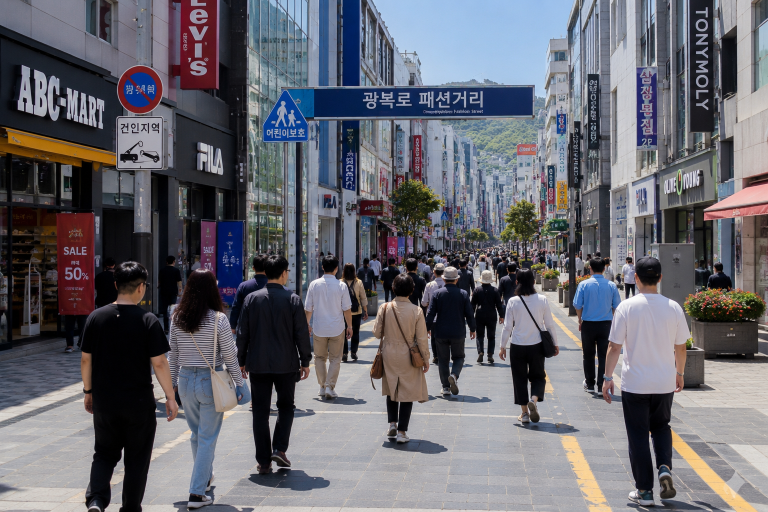
#> input picture data/cases/gwangbokro-demo/input/crowd_image.png, 1536 x 1024 px (shown at 1/2 size)
$ python label_flood_water.py --folder ../data/cases/gwangbokro-demo/input
#> lines starting #> are read from the running program, lines starting #| are printed output that depends on the picture
### src/tot_dashboard/common/video_io.py
"""Generic video/image/folder source I/O helpers.

Ported from underpath_flood_dashboard's ``src/video_processor.py`` — only the
source-agnostic probing/sampling functions, none of which are flood-specific.
The ``Pipeline``/``FrameResult`` orchestration classes from that file are
domain-specific and live in ``flood/standalone_pipeline.py`` instead (Phase 2).
"""
from __future__ import annotations

import contextlib
import os
import sys
from dataclasses import dataclass
from pathlib import Path
from typing import Any, Iterator

import cv2
import numpy as np

IMAGE_EXTS = {".jpg", ".jpeg", ".png", ".bmp", ".webp"}
VIDEO_EXTS = {".mp4", ".avi", ".mov", ".mkv", ".m4v"}


# [51 lines left out: functions imread_unicode, imwrite_unicode, ascii_stem, not called in this run]


_cv2_imread_patched = False


# [14 lines left out: function patch_cv2_imread_for_unicode_paths, not called in this run]


@dataclass
class VideoInfo:
    fps: float
    frame_count: int
    duration_sec: float
    width: int
    height: int


# [20 lines left out: functions probe_video, read_first_frame, not called in this run]


def list_folder_images(folder: str | Path) -> list[Path]:
    folder = Path(folder)
    return sorted(p for p in folder.iterdir() if p.suffix.lower() in IMAGE_EXTS)


# [155 lines left out: functions detect_letterbox, crop_letterbox, iter_source, get_preview_frame, source_name, suppress_native_stderr and 1 more, not called in this run]

### scripts/label_flood_water.py
"""침수 물 영역 폴리곤 라벨링 도구 (방안 B — 자체 학습 데이터 구축).

배경: 기존 물 세그멘테이션 모델 ``models/best.pt``의 학습 데이터가 회수
불가로 확정되어(docs/yolo_license_alternatives.md 2-B절), 자체 데이터를 처음부터
구축한다. 물 영역은 포트홀과 달리 크고 뚜렷해 CCTV 해상도에서도 사람이 충분히
판별 가능하므로, 도로 노면(Phase 3)에서 막혔던 것과 달리 라벨링이 실효성 있다.

**저장 포맷: YOLO-seg 폴리곤** (`class x1 y1 x2 y2 ...`, 0~1 정규화)
이 포맷을 고른 이유는 Ultralytics와 RF-DETR-Seg **양쪽 모두 그대로 읽기** 때문이다
(RF-DETR은 `dataset_file="yolo"` 옵션). 즉 지금 라벨링해두면 나중에 어느
프레임워크를 선택하든 데이터를 다시 만들 필요가 없다 — 프레임워크 종속을 피하는
것이 이번 작업의 핵심 목적이므로 데이터도 중립 포맷으로 남긴다.

입력: 이미지 폴더 (``scripts/collect_flood_frames.py`` 또는
      ``scripts/extract_video_frames.py``로 수집)
출력: data/datasets/flood_water_own/labeled/<set>/{images,labels}/

Usage:
    python scripts/label_flood_water.py --folder data/datasets/flood_water_own/raw/<set>
    python scripts/label_flood_water.py --folder <경로> --set-name my_batch

Controls:
  좌클릭       폴리곤 꼭짓점 추가
  우클릭       마지막 꼭짓점 취소
  ENTER       현재 폴리곤 확정(3점 이상) → 새 폴리곤 시작
              빈 상태에서 ENTER → 아무 동작 안 함(실수 방지)
  n / SPACE   저장하고 다음 이미지 (물이 없으면 폴리곤 0개로 저장 = 배경 샘플)
  b           이전 이미지 (기존 라벨을 불러와 이어서 편집)
  d           현재 이미지의 확정 폴리곤 전체 삭제
  q / ESC     종료 (지금까지 저장분은 유지)

라벨링 지침:
  - 물에 잠긴 노면 영역의 **경계**를 따라 찍는다. 반사광·젖은 노면은
    물이 고여 있지 않으면 제외(단순히 젖은 것과 잠긴 것을 구분).
  - 물 위에 차량이 있으면 차량은 빼지 말고 물 영역 경계만 크게 잡는다
    (인스턴스 분리가 목적이 아니라 침수 면적 산출이 목적).
  - 물이 전혀 없는 프레임도 **배경 샘플로 저장**해야 오탐이 줄어든다.
    (레터박스 오탐 사례 참고 — docs/yolo_license_alternatives.md 2-B절)
"""
from __future__ import annotations

import argparse
from pathlib import Path

import cv2
import numpy as np

from tot_dashboard.common.config import PROJECT_ROOT
from tot_dashboard.common.video_io import list_folder_images

CLASS_ID = 0
CLASS_NAME = "flood_water"
POLY_COLOR = (229, 128, 0)      # BGR - 확정된 폴리곤(파랑 계열)
DRAW_COLOR = (0, 255, 255)      # BGR - 그리는 중(노랑)
OUT_ROOT = PROJECT_ROOT / "data" / "datasets" / "flood_water_own" / "labeled"


def _to_yolo_seg_line(poly: list[list[int]], w: int, h: int) -> str:
    coords = []
    for x, y in poly:
        coords.append(f"{min(max(x / w, 0.0), 1.0):.6f}")
        coords.append(f"{min(max(y / h, 0.0), 1.0):.6f}")
    return f"{CLASS_ID} " + " ".join(coords)


def _load_existing(label_path: Path, w: int, h: int) -> list[list[list[int]]]:
    if not label_path.exists():
        return []
    polys = []
    for line in label_path.read_text(encoding="utf-8").splitlines():
        parts = line.split()
        if len(parts) < 7:  # class + 최소 3점(6좌표)
            continue
        vals = [float(v) for v in parts[1:]]
        pts = [[int(vals[i] * w), int(vals[i + 1] * h)] for i in range(0, len(vals) - 1, 2)]
        if len(pts) >= 3:
            polys.append(pts)
    return polys


class _WaterLabeler:
    def __init__(self, image_paths: list[Path], out_images: Path, out_labels: Path):
        self.paths = image_paths
        self.out_images = out_images
        self.out_labels = out_labels
        self.idx = 0
        self.polys: list[list[list[int]]] = []   # 확정된 폴리곤들
        self.cur: list[list[int]] = []           # 그리는 중인 폴리곤
        self.win = "Flood water labeler -- L:point R:undo ENTER:close n:next b:back d:clear q:quit"
        cv2.namedWindow(self.win, cv2.WINDOW_NORMAL)
        cv2.setMouseCallback(self.win, self._on_mouse)

    def _on_mouse(self, event, x, y, flags, param):
        if event == cv2.EVENT_LBUTTONDOWN:
            self.cur.append([x, y])
        elif event == cv2.EVENT_RBUTTONDOWN and self.cur:
            self.cur.pop()

    def _draw(self, frame):
        img = frame.copy()
        overlay = img.copy()
        for poly in self.polys:
            pts = np.asarray(poly, dtype=np.int32).reshape(-1, 1, 2)
            cv2.fillPoly(overlay, [pts], POLY_COLOR)
            cv2.polylines(img, [pts], True, POLY_COLOR, 2)
        img = cv2.addWeighted(overlay, 0.35, img, 0.65, 0)

        if self.cur:
            pts = np.asarray(self.cur, dtype=np.int32).reshape(-1, 1, 2)
            cv2.polylines(img, [pts], False, DRAW_COLOR, 2)
            for p in self.cur:
                cv2.circle(img, tuple(p), 4, DRAW_COLOR, -1)

        area = sum(cv2.contourArea(np.asarray(p, dtype=np.int32)) for p in self.polys)
        ratio = area / (frame.shape[0] * frame.shape[1]) if self.polys else 0.0
        bar = (f"[{self.idx + 1}/{len(self.paths)}] {self.paths[self.idx].name}   "
               f"polygons={len(self.polys)}  drawing={len(self.cur)}pts  "
               f"water={ratio * 100:.1f}%")
        cv2.rectangle(img, (0, 0), (img.shape[1], 28), (0, 0, 0), -1)
        cv2.putText(img, bar, (8, 19), cv2.FONT_HERSHEY_SIMPLEX, 0.55,
                    (255, 255, 255), 1, cv2.LINE_AA)
        return img

    def _save(self, frame) -> None:
        h, w = frame.shape[:2]
        src = self.paths[self.idx]
        lines = [_to_yolo_seg_line(p, w, h) for p in self.polys]
        (self.out_labels / f"{src.stem}.txt").write_text(
            "\n".join(lines) + ("\n" if lines else ""), encoding="utf-8")
        dst = self.out_images / src.name
        if not dst.exists():
            cv2.imwrite(str(dst), cv2.imread(str(src)))

    def run(self) -> None:
        n_labeled = 0
        while 0 <= self.idx < len(self.paths):
            src = self.paths[self.idx]
            frame = cv2.imread(str(src))
            if frame is None:
                print(f"[label_flood_water] 읽기 실패, 건너뜀: {src}")
                self.idx += 1
                continue
            h, w = frame.shape[:2]
            self.polys = _load_existing(self.out_labels / f"{src.stem}.txt", w, h)
            self.cur = []

            step = None
            while step is None:
                cv2.imshow(self.win, self._draw(frame))
                key = cv2.waitKey(30) & 0xFF
                if key in (13, 10):                      # ENTER: 폴리곤 확정
                    if len(self.cur) >= 3:
                        self.polys.append(list(self.cur))
                        self.cur = []
                    elif self.cur:
                        print(f"[label_flood_water] 폴리곤은 3점 이상 필요 (현재 {len(self.cur)}점)")
                elif key in (ord("n"), ord(" ")):
                    if len(self.cur) >= 3:               # 미확정 폴리곤 자동 확정
                        self.polys.append(list(self.cur))
                    self._save(frame)
                    n_labeled += 1
                    step = 1
                elif key == ord("b"):
                    step = -1
                elif key == ord("d"):
                    self.polys, self.cur = [], []
                elif key in (27, ord("q")):
                    cv2.destroyAllWindows()
                    print(f"[label_flood_water] 종료 - {n_labeled}장 저장됨 -> {self.out_labels}")
                    return
            self.idx += step
        cv2.destroyAllWindows()
        print(f"[label_flood_water] 완료 - {n_labeled}장 저장 -> {self.out_images} / {self.out_labels}")


def main() -> None:
    ap = argparse.ArgumentParser(description=__doc__,
                                 formatter_class=argparse.RawDescriptionHelpFormatter)
    ap.add_argument("--folder", required=True, help="라벨링할 이미지 폴더")
    ap.add_argument("--set-name", default=None,
                    help="출력 세트 이름 (기본: 입력 폴더 이름)")
    args = ap.parse_args()

    in_dir = Path(args.folder)
    if not in_dir.is_dir():
        raise SystemExit(f"폴더가 없습니다: {in_dir}")
    images = list_folder_images(in_dir)
    if not images:
        raise SystemExit(f"이미지가 없습니다: {in_dir}")

    set_name = args.set_name or in_dir.name
    out_images = OUT_ROOT / set_name / "images"
    out_labels = OUT_ROOT / set_name / "labels"
    out_images.mkdir(parents=True, exist_ok=True)
    out_labels.mkdir(parents=True, exist_ok=True)

    print(f"[label_flood_water] {len(images)}장 -- {in_dir}")
    print(f"[label_flood_water] 출력 -> {OUT_ROOT / set_name}")
    _WaterLabeler(images, out_images, out_labels).run()
#> in run, frame is the input picture: shape (1024, 1536, 3); mean B, G, R 110.2, 102.5, 102.8
#> in _draw, `area = sum(cv2.contourArea(np.asarray(p, dtype=np.int32)) for p in sel..`: area = 0
#> in _draw, `cv2.putText(img, bar, (8, 19), cv2.FONT_HERSHEY_SIMPLEX, 0.55, (255, 2..`:
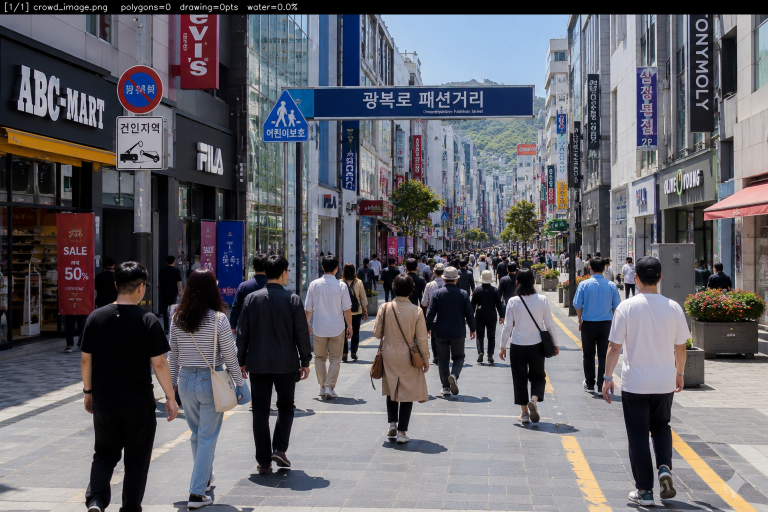
#> img: shape (1024, 1536, 3) (shown at 1/2 size); mean B, G, R 106.1, 99.1, 99.7
#> (key q is pressed here)


if __name__ == "__main__":
    main()
